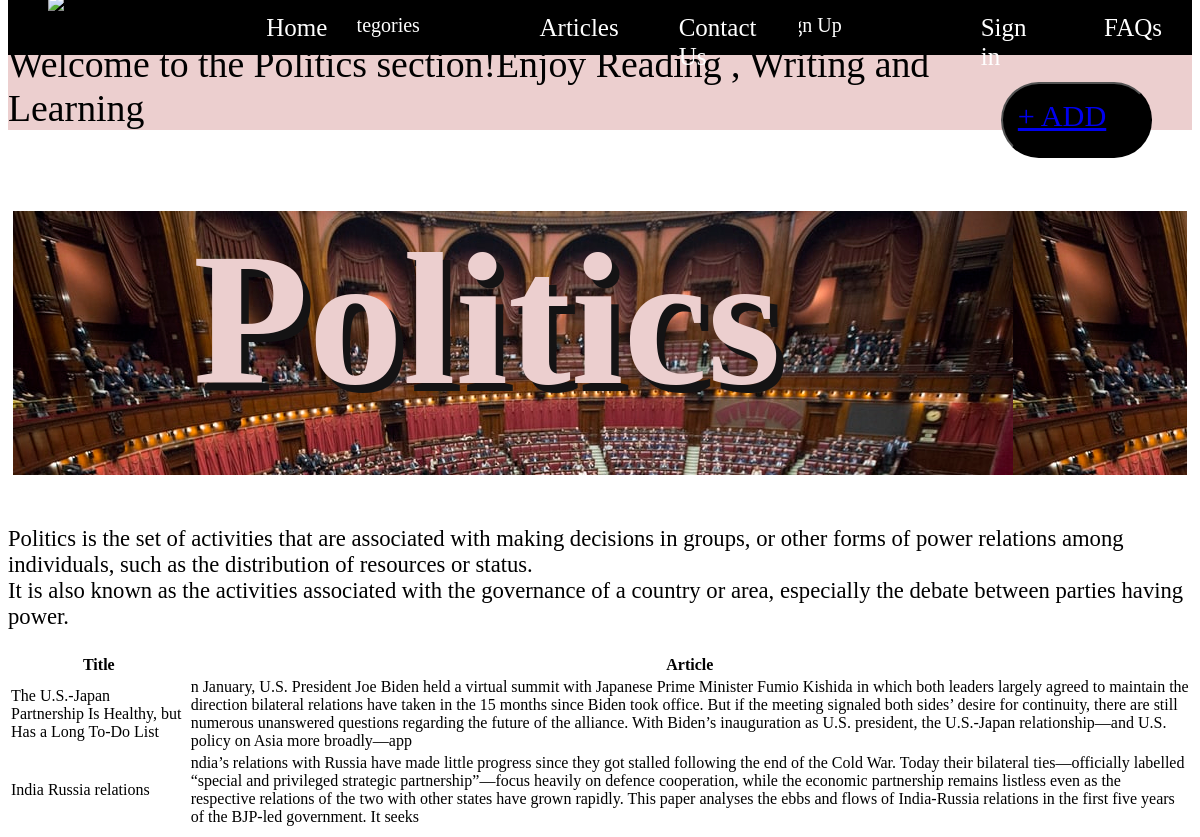
Screenshot of /PoliticsUser.php with the database file from the repository.
### tables this page shows
CREATE TABLE `textuploads` (
  `id` int(5) NOT NULL AUTO_INCREMENT,
  `title` varchar(100) NOT NULL,
  `article` varchar(500) NOT NULL,
  `category` varchar(50) NOT NULL,
  PRIMARY KEY (`id`)
);

### PoliticsUser.php (the view, shortened to what this page needs)
<!DOCTYPE html>
<html lang="en">
<head>
</head>
<body>
    <nav class="navbar" id="Home">
        <ul class="nav-list">
            <div class="logo"><img src="https://images.squarespace-cdn.com/content/v1/5b1735dd8ab722a791596d79/1528252522168-ZNE2OKNZ9MUSN03UF1E0/MS_Logo.png?format=1500w" alt="logo"></div>
            <li><a href="#home"> Home</a></li>
            <div class="dropdown">
                <button class="dropbtn">Categories
                </button>
              </div>
            <li><a href="articles"> Articles</a></li>
            <li><a href="contact-us"> Contact Us</a></li>
            <div class="dropdown">
                <button class="dropbtn">Sign Up
                </button>
              </div>
            <li><a href="signin" onclick="window.location.href='alreadyauser.php'" target="_blank"> Sign in</a></li>
            <li><a href="FAQs"> FAQs</a></li>
        </ul>
    </nav>
    <form method="post" enctype="multipart/form-data">
        <div class="add">
            <button><a href="choosefile" onclick="window.location.href='choosefile.php'" target="_blank">+ ADD</a></button>
        </div>
    </form>
        <marquee class="mar">Welcome to the Politics section!Enjoy Reading , Writing and Learning</marquee>
         <h1 class="edit">Politics</h1>
         <p >Politics  is the set of activities that are associated with making decisions in groups, or other forms of power relations among individuals, such as the distribution of resources or status.<br>It is also known as the activities associated with the governance of a country or area, especially the debate between parties having power.</p>
  </body>
<?php
include('connection.php');
$sqlget = "SELECT * FROM textuploads where category = 'politics'";
$sqldata = mysqli_query($con, $sqlget) or die('error getting');
echo "<table>";
echo "<th>Title</th><th>Article</th></tr>";
while ($row = mysqli_fetch_array($sqldata, MYSQLI_ASSOC)){
    echo "<tr><td>";
    echo $row['title'];
    echo "</td><td>";
    echo $row['article'];
    echo "</td></tr>";
}
echo "</table>";
?>

### PoliticsUser.php (style rules this page uses)
.navbar { height: 34px; display: flex; align-items: center; justify-content: center; position: sticky; top: 0; cursor: pointer; }
.nav-list { background-color: black; height: 60px; width : 100%; display: flex; align-items: top; }
.nav-list li { list-style: none; padding: 18px 30px; }
.nav-list li a { text-decoration: none; color: white; font-size: 25px; font-family: emoji; }
.logo { height: 250; width:25%; display: flex; justify-content: left; align-items: left; }
.dropdown { float: left; overflow: hidden; }
.dropdown .dropbtn { font-size: 20px; border: none; outline: none; color: white; padding: 14px 16px; background-color: inherit; font-family: inherit; margin-top: 5px; }
h1 { color: rgb(236, 207, 207); font-family: Georgia, 'Times New Roman', Times, serif; font-size: 5cm; font-weight: bold; text-align: center; position: relative; text-shadow: 0.2cm 0.2cm rgb(20, 19, 20); top: 2cm; bottom: 2cm; margin-left: 5px; margin-right: 5px; }
p { font-family: Cambria, Cochin, Georgia, Times, 'Times New Roman', serif; color:black; font-size: 0.6cm; padding: none; bottom: 5cm; }
button { height: 2cm; width: 4cm; float: right; display: flex; box-sizing: border-box; margin: 40px; position: relative; text-align: center; background-color: black; color: white; padding: 15px; font-family: Georgia, 'Times New Roman', Times, serif; font-size: 0.8cm; border-radius: 1cm; border: 15px 15px beige; cursor: pointer; }
.edit { background-image: url(Images/image3.jpg); height: 7cm; margin-top: 5px; }
.mar { font-size: 1cm; font-family: Georgia, 'Times New Roman', Times, serif; background-color:rgb(236, 207, 207); }

### rows the page displays
textuploads: title "The U.S.-Japan Partnership Is Healthy, but Has a Long To-Do List", article "n January, U.S. President Joe Biden held a virtual summit with Japanese Prime Minister Fumio Kishida in which both leaders largely agreed to maintain the direction bilateral relations have taken in the 15 months since Biden took office. But if the meeting signaled both sides’ desire for continuity, there are still numerous unanswered questions regarding the future of the alliance. With Biden’s inauguration as U.S. president, the U.S.-Japan relationship—and U.S. policy on Asia more broadly—app"
textuploads: title "India Russia relations", article "ndia’s relations with Russia have made little progress since they got stalled following the end of the Cold War. Today their bilateral ties—officially labelled “special and privileged strategic partnership”—focus heavily on defence cooperation, while the economic partnership remains listless even as the respective relations of the two with other states have grown rapidly. This paper analyses the ebbs and flows of India-Russia relations in the first five years of the BJP-led government. It seeks"
